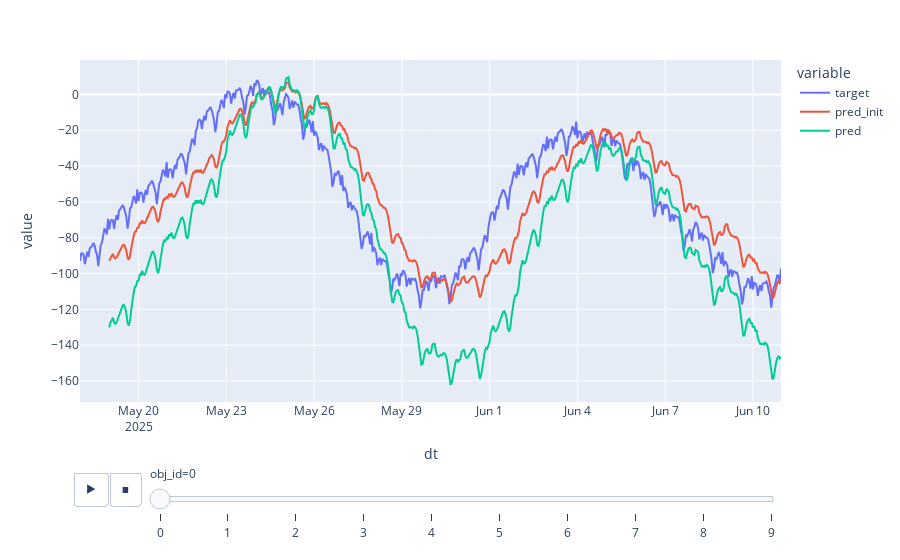

The code cell stored with this chart in its notebook:
### Code cell
px.line(
    df,
    x='dt',
    y=['target', 'pred_init', 'pred'],
    animation_frame='obj_id'
)

### Figure 1 — Plotly figure (JSON) as saved in the notebook; plotly's stock layout.template omitted (floating-point values rounded to 4 significant figures; data arrays with more than 128 entries replaced by an {"elided": "..."} marker saying what was removed)
{"data": [{"hovertemplate": "variable=target<br>obj_id=0<br>dt=%{x}<br>value=%{y}<extra></extra>", "legendgroup": "target", "line": {"color": "#636efa", "dash": "solid"}, "marker": {"symbol": "circle"}, "mode": "lines", "name": "target", "orientation": "v", "showlegend": true, "type": "scatter", "x": {"elided": "576 str values"}, "xaxis": "x", "y": {"elided": "576 float values"}, "yaxis": "y"}, {"hovertemplate": "variable=pred_init<br>obj_id=0<br>dt=%{x}<br>value=%{y}<extra></extra>", "legendgroup": "pred_init", "line": {"color": "#EF553B", "dash": "solid"}, "marker": {"symbol": "circle"}, "mode": "lines", "name": "pred_init", "orientation": "v", "showlegend": true, "type": "scatter", "x": {"elided": "576 str values"}, "xaxis": "x", "y": {"elided": "576 float values"}, "yaxis": "y"}, {"hovertemplate": "variable=pred<br>obj_id=0<br>dt=%{x}<br>value=%{y}<extra></extra>", "legendgroup": "pred", "line": {"color": "#00cc96", "dash": "solid"}, "marker": {"symbol": "circle"}, "mode": "lines", "name": "pred", "orientation": "v", "showlegend": true, "type": "scatter", "x": {"elided": "576 str values"}, "xaxis": "x", "y": {"elided": "576 float values"}, "yaxis": "y"}], "layout": {"legend": {"title": {"text": "variable"}, "tracegroupgap": 0}, "margin": {"t": 60}, "sliders": [{"active": 0, "currentvalue": {"prefix": "obj_id="}, "len": 0.9, "pad": {"b": 10, "t": 60}, "steps": [{"args": [["0"], {"frame": {"duration": 0, "redraw": false}, "fromcurrent": true, "mode": "immediate", "transition": {"duration": 0, "easing": "linear"}}], "label": "0", "method": "animate"}, {"args": [["1"], {"frame": {"duration": 0, "redraw": false}, "fromcurrent": true, "mode": "immediate", "transition": {"duration": 0, "easing": "linear"}}], "label": "1", "method": "animate"}, {"args": [["2"], {"frame": {"duration": 0, "redraw": false}, "fromcurrent": true, "mode": "immediate", "transition": {"duration": 0, "easing": "linear"}}], "label": "2", "method": "animate"}, {"args": [["3"], {"frame": {"duration": 0, "redraw": false}, "fromcurrent": true, "mode": "immediate", "transition": {"duration": 0, "easing": "linear"}}], "label": "3", "method": "animate"}, {"args": [["4"], {"frame": {"duration": 0, "redraw": false}, "fromcurrent": true, "mode": "immediate", "transition": {"duration": 0, "easing": "linear"}}], "label": "4", "method": "animate"}, {"args": [["5"], {"frame": {"duration": 0, "redraw": false}, "fromcurrent": true, "mode": "immediate", "transition": {"duration": 0, "easing": "linear"}}], "label": "5", "method": "animate"}, {"args": [["6"], {"frame": {"duration": 0, "redraw": false}, "fromcurrent": true, "mode": "immediate", "transition": {"duration": 0, "easing": "linear"}}], "label": "6", "method": "animate"}, {"args": [["7"], {"frame": {"duration": 0, "redraw": false}, "fromcurrent": true, "mode": "immediate", "transition": {"duration": 0, "easing": "linear"}}], "label": "7", "method": "animate"}, {"args": [["8"], {"frame": {"duration": 0, "redraw": false}, "fromcurrent": true, "mode": "immediate", "transition": {"duration": 0, "easing": "linear"}}], "label": "8", "method": "animate"}, {"args": [["9"], {"frame": {"duration": 0, "redraw": false}, "fromcurrent": true, "mode": "immediate", "transition": {"duration": 0, "easing": "linear"}}], "label": "9", "method": "animate"}], "x": 0.1, "xanchor": "left", "y": 0, "yanchor": "top"}], "updatemenus": [{"buttons": [{"args": [null, {"frame": {"duration": 500, "redraw": false}, "fromcurrent": true, "mode": "immediate", "transition": {"duration": 500, "easing": "linear"}}], "label": "&#9654;", "method": "animate"}, {"args": [[null], {"frame": {"duration": 0, "redraw": false}, "fromcurrent": true, "mode": "immediate", "transition": {"duration": 0, "easing": "linear"}}], "label": "&#9724;", "method": "animate"}], "direction": "left", "pad": {"r": 10, "t": 70}, "showactive": false, "type": "buttons", "x": 0.1, "xanchor": "right", "y": 0, "yanchor": "top"}], "xaxis": {"anchor": "y", "domain": [0, 1], "title": {"text": "dt"}}, "yaxis": {"anchor": "x", "domain": [0, 1], "title": {"text": "value"}}}}
